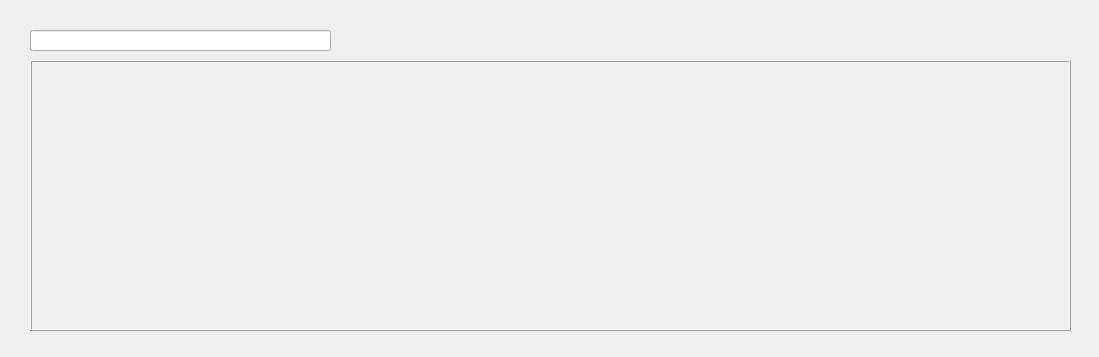
<?xml version="1.0" encoding="UTF-8"?>
<ui version="4.0">
 <class>Form</class>
 <widget class="QWidget" name="Form">
  <property name="geometry">
   <rect>
    <x>0</x>
    <y>0</y>
    <width>1099</width>
    <height>357</height>
   </rect>
  </property>
  <property name="windowTitle">
   <string>Form</string>
  </property>
  <widget class="QFrame" name="frame">
   <property name="geometry">
    <rect>
     <x>30</x>
     <y>60</y>
     <width>1041</width>
     <height>271</height>
    </rect>
   </property>
   <property name="frameShape">
    <enum>QFrame::Box</enum>
   </property>
   <property name="frameShadow">
    <enum>QFrame::Raised</enum>
   </property>
  </widget>
  <widget class="QLineEdit" name="lineEdit_2">
   <property name="geometry">
    <rect>
     <x>30</x>
     <y>30</y>
     <width>301</width>
     <height>21</height>
    </rect>
   </property>
   <property name="focusPolicy">
    <enum>Qt::NoFocus</enum>
   </property>
  </widget>
 </widget>
 <resources/>
 <connections/>
</ui>
